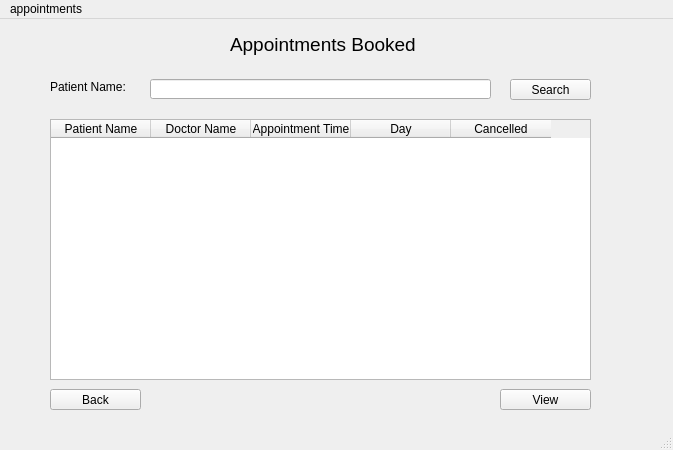
<?xml version="1.0" encoding="UTF-8"?>
<ui version="4.0">
 <class>MainWindow</class>
 <widget class="QMainWindow" name="MainWindow">
  <property name="geometry">
   <rect>
    <x>0</x>
    <y>0</y>
    <width>673</width>
    <height>450</height>
   </rect>
  </property>
  <property name="windowTitle">
   <string>MainWindow</string>
  </property>
  <widget class="QWidget" name="centralwidget">
   <widget class="QTableWidget" name="apptable">
    <property name="enabled">
     <bool>true</bool>
    </property>
    <property name="geometry">
     <rect>
      <x>50</x>
      <y>100</y>
      <width>541</width>
      <height>261</height>
     </rect>
    </property>
    <column>
     <property name="text">
      <string>Patient Name</string>
     </property>
    </column>
    <column>
     <property name="text">
      <string>Doctor Name</string>
     </property>
    </column>
    <column>
     <property name="text">
      <string>Appointment Time</string>
     </property>
    </column>
    <column>
     <property name="text">
      <string>Day</string>
     </property>
    </column>
    <column>
     <property name="text">
      <string>Cancelled</string>
     </property>
    </column>
   </widget>
   <widget class="QLabel" name="label">
    <property name="geometry">
     <rect>
      <x>230</x>
      <y>10</y>
      <width>201</width>
      <height>31</height>
     </rect>
    </property>
    <property name="font">
     <font>
      <pointsize>14</pointsize>
     </font>
    </property>
    <property name="text">
     <string>Appointments Booked</string>
    </property>
   </widget>
   <widget class="QPushButton" name="view_app_details">
    <property name="geometry">
     <rect>
      <x>500</x>
      <y>370</y>
      <width>91</width>
      <height>21</height>
     </rect>
    </property>
    <property name="text">
     <string>View</string>
    </property>
   </widget>
   <widget class="QPushButton" name="search_app">
    <property name="geometry">
     <rect>
      <x>510</x>
      <y>60</y>
      <width>81</width>
      <height>21</height>
     </rect>
    </property>
    <property name="text">
     <string>Search</string>
    </property>
   </widget>
   <widget class="QLabel" name="label_2">
    <property name="geometry">
     <rect>
      <x>50</x>
      <y>60</y>
      <width>81</width>
      <height>16</height>
     </rect>
    </property>
    <property name="text">
     <string>Patient Name:</string>
    </property>
   </widget>
   <widget class="QLineEdit" name="patient_app">
    <property name="geometry">
     <rect>
      <x>150</x>
      <y>60</y>
      <width>341</width>
      <height>20</height>
     </rect>
    </property>
   </widget>
   <widget class="QPushButton" name="back_to_doc_home">
    <property name="geometry">
     <rect>
      <x>50</x>
      <y>370</y>
      <width>91</width>
      <height>21</height>
     </rect>
    </property>
    <property name="text">
     <string>Back</string>
    </property>
   </widget>
  </widget>
  <widget class="QMenuBar" name="menubar">
   <property name="geometry">
    <rect>
     <x>0</x>
     <y>0</y>
     <width>673</width>
     <height>21</height>
    </rect>
   </property>
   <widget class="QMenu" name="menupayment_details">
    <property name="title">
     <string>appointments</string>
    </property>
   </widget>
   <addaction name="menupayment_details"/>
  </widget>
  <widget class="QStatusBar" name="statusbar"/>
 </widget>
 <resources/>
 <connections/>
</ui>
